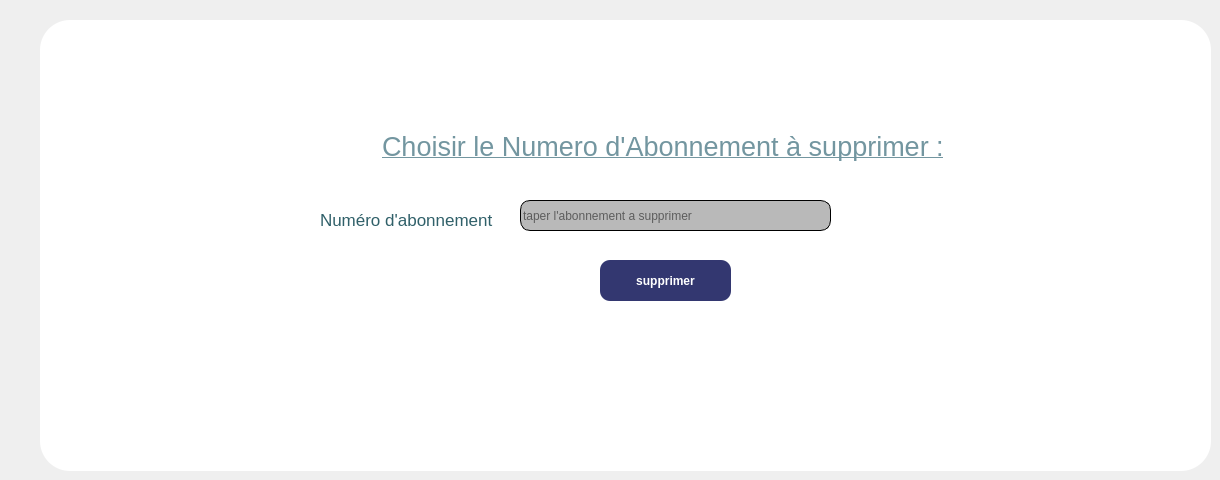
   <widget class="QWidget" name="tab_2">
    <attribute name="title">
     <string>Supprimer</string>
    </attribute>
    <widget class="QGroupBox" name="groupBox_5">
     <property name="geometry">
      <rect>
       <x>40</x>
       <y>20</y>
       <width>1171</width>
       <height>451</height>
      </rect>
     </property>
     <property name="styleSheet">
      <string notr="true">background-color:white;
border-radius: 30px;
</string>
     </property>
     <property name="title">
      <string/>
     </property>
     <widget class="QLineEdit" name="lineEdit_supprimer_abonnement">
      <property name="geometry">
       <rect>
        <x>480</x>
        <y>180</y>
        <width>311</width>
        <height>31</height>
       </rect>
      </property>
      <property name="styleSheet">
       <string notr="true">background-color: rgb(185, 185, 185) ; 
border-radius : 10px ; 
border : 1px solid black ;</string>
      </property>
      <property name="placeholderText">
       <string>taper l'abonnement a supprimer</string>
      </property>
     </widget>
     <widget class="QLabel" name="label_10">
      <property name="geometry">
       <rect>
        <x>280</x>
        <y>190</y>
        <width>181</width>
        <height>20</height>
       </rect>
      </property>
      <property name="font">
       <font>
        <family>MS Shell Dlg 2</family>
        <pointsize>13</pointsize>
        <weight>50</weight>
        <italic>false</italic>
        <bold>false</bold>
       </font>
      </property>
      <property name="styleSheet">
       <string notr="true">background-color:none;
font: 13pt &quot;MS Shell Dlg 2&quot;;
color: #306069;</string>
      </property>
      <property name="text">
       <string>Numéro d'abonnement</string>
      </property>
     </widget>
     <widget class="QPushButton" name="pushButton_supprimer_abonnement">
      <property name="geometry">
       <rect>
        <x>560</x>
        <y>240</y>
        <width>131</width>
        <height>41</height>
       </rect>
      </property>
      <property name="font">
       <font>
        <family>Arial</family>
        <weight>75</weight>
        <bold>true</bold>
       </font>
      </property>
      <property name="cursor">
       <cursorShape>PointingHandCursor</cursorShape>
      </property>
      <property name="styleSheet">
       <string notr="true">QPushButton{
border-radius : 10px ;
color : white ; 
padding:10px ;
border:none ; 
background-color:#333770;
color : white ; 
border-radius : 10px ;

}
QPushButton:hover{

 
}
</string>
      </property>
      <property name="text">
       <string>supprimer</string>
      </property>
     </widget>
     <widget class="QPushButton" name="pushButton_7">
      <property name="geometry">
       <rect>
        <x>380</x>
        <y>110</y>
        <width>121</width>
        <height>41</height>
       </rect>
      </property>
      <property name="font">
       <font>
        <pointsize>10</pointsize>
       </font>
      </property>
      <property name="styleSheet">
       <string notr="true">background-color: none;
</string>
      </property>
      <property name="text">
       <string/>
      </property>
      <property name="icon">
       <iconset>
        <normaloff>:/img/images/416638327_926199295369604_8163174007800803743_n.png</normaloff>:/img/images/416638327_926199295369604_8163174007800803743_n.png</iconset>
      </property>
      <property name="iconSize">
       <size>
        <width>60</width>
        <height>60</height>
       </size>
      </property>
     </widget>
     <widget class="QLineEdit" name="lineEdit_2">
      <property name="geometry">
       <rect>
        <x>340</x>
        <y>110</y>
        <width>591</width>
        <height>31</height>
       </rect>
      </property>
      <property name="font">
       <font>
        <family>MS Shell Dlg 2</family>
        <pointsize>20</pointsize>
        <weight>50</weight>
        <italic>false</italic>
        <bold>false</bold>
        <underline>true</underline>
        <strikeout>false</strikeout>
       </font>
      </property>
      <property name="styleSheet">
       <string notr="true">padding-top : 100px ;
padding-bottom : 100px ;
font: 20pt &quot;MS Shell Dlg 2&quot;;
color : #7396A0 ;</string>
      </property>
      <property name="text">
       <string>Choisir le Numero d'Abonnement à supprimer :</string>
      </property>
     </widget>
    </widget>
   </widget>
